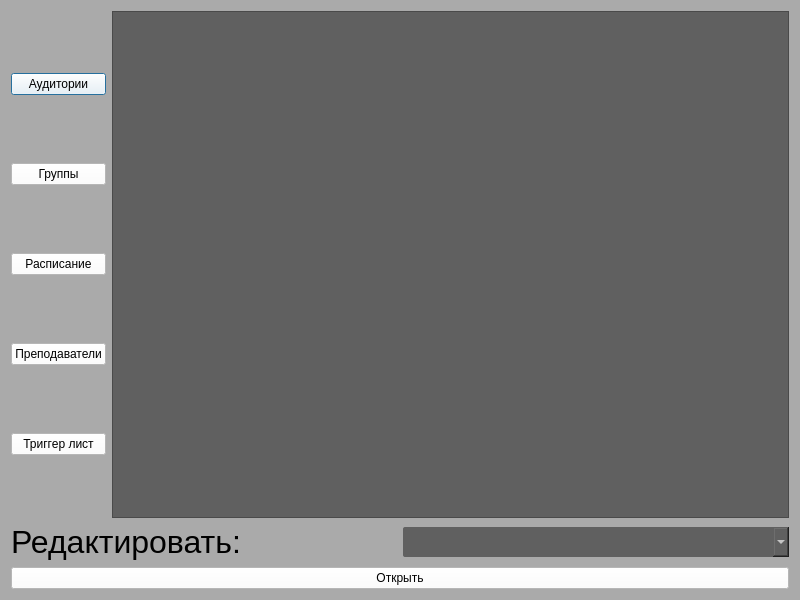
<?xml version="1.0" encoding="UTF-8"?>
<ui version="4.0">
 <class>Edit</class>
 <widget class="QDialog" name="Edit">
  <property name="geometry">
   <rect>
    <x>0</x>
    <y>0</y>
    <width>800</width>
    <height>600</height>
   </rect>
  </property>
  <property name="minimumSize">
   <size>
    <width>800</width>
    <height>600</height>
   </size>
  </property>
  <property name="maximumSize">
   <size>
    <width>800</width>
    <height>600</height>
   </size>
  </property>
  <property name="windowTitle">
   <string>Редактирование</string>
  </property>
  <property name="styleSheet">
   <string notr="true">background-color:#aaaaaa</string>
  </property>
  <layout class="QGridLayout" name="gridLayout_5">
   <item row="0" column="0">
    <layout class="QGridLayout" name="gridLayout_4">
     <item row="0" column="0">
      <layout class="QGridLayout" name="gridLayout_3">
       <item row="0" column="0">
        <layout class="QGridLayout" name="gridLayout_2">
         <item row="0" column="0">
          <layout class="QVBoxLayout" name="verticalLayout">
           <item>
            <widget class="QPushButton" name="pushButton_Auditoriums">
             <property name="styleSheet">
              <string notr="true">background-color:white;color:black;
font-family: 'Prompt', sans-serif;text-align:center;</string>
             </property>
             <property name="text">
              <string>Аудитории</string>
             </property>
            </widget>
           </item>
           <item>
            <widget class="QPushButton" name="pushButton_Groups">
             <property name="styleSheet">
              <string notr="true">background-color:white;color:black;
font-family: 'Prompt', sans-serif;text-align:center;</string>
             </property>
             <property name="text">
              <string>Группы</string>
             </property>
            </widget>
           </item>
           <item>
            <widget class="QPushButton" name="pushButton_Schedule">
             <property name="styleSheet">
              <string notr="true">background-color:white;color:black;
font-family: 'Prompt', sans-serif;text-align:center;</string>
             </property>
             <property name="text">
              <string>Расписание</string>
             </property>
            </widget>
           </item>
           <item>
            <widget class="QPushButton" name="pushButton_Teachers">
             <property name="styleSheet">
              <string notr="true">background-color:white;color:black;
font-family: 'Prompt', sans-serif;text-align:center;</string>
             </property>
             <property name="text">
              <string>Преподаватели</string>
             </property>
            </widget>
           </item>
           <item>
            <widget class="QPushButton" name="pushButton_TriggerList">
             <property name="styleSheet">
              <string notr="true">background-color:white;color:black;
font-family: 'Prompt', sans-serif;text-align:center;</string>
             </property>
             <property name="text">
              <string>Триггер лист</string>
             </property>
            </widget>
           </item>
          </layout>
         </item>
         <item row="0" column="1">
          <widget class="QTableView" name="tableView_Edit">
           <property name="styleSheet">
            <string notr="true">background-color:#606060</string>
           </property>
           <attribute name="horizontalHeaderMinimumSectionSize">
            <number>160</number>
           </attribute>
           <attribute name="horizontalHeaderDefaultSectionSize">
            <number>160</number>
           </attribute>
           <attribute name="verticalHeaderVisible">
            <bool>false</bool>
           </attribute>
          </widget>
         </item>
        </layout>
       </item>
       <item row="1" column="0">
        <layout class="QGridLayout" name="gridLayout">
         <item row="1" column="1">
          <widget class="QComboBox" name="comboBox">
           <property name="minimumSize">
            <size>
             <width>0</width>
             <height>30</height>
            </size>
           </property>
           <property name="styleSheet">
            <string notr="true">background-color:#606060; color:white; border-radius:2px</string>
           </property>
          </widget>
         </item>
         <item row="1" column="0">
          <widget class="QLabel" name="label">
           <property name="styleSheet">
            <string notr="true">color:black;
font-family: 'Prompt', sans-serif;text-align:center;</string>
           </property>
           <property name="text">
            <string>&lt;html&gt;&lt;head/&gt;&lt;body&gt;&lt;p&gt;&lt;span style=&quot; font-size:24pt;&quot;&gt;Редактировать:&lt;/span&gt;&lt;/p&gt;&lt;/body&gt;&lt;/html&gt;</string>
           </property>
          </widget>
         </item>
         <item row="2" column="0" colspan="2">
          <widget class="QPushButton" name="pushButton_openToEdit">
           <property name="styleSheet">
            <string notr="true">background-color:white;color:black;
font-family: 'Prompt', sans-serif;text-align:center;</string>
           </property>
           <property name="text">
            <string>Открыть</string>
           </property>
          </widget>
         </item>
        </layout>
       </item>
      </layout>
     </item>
    </layout>
   </item>
  </layout>
 </widget>
 <resources/>
 <connections/>
</ui>
